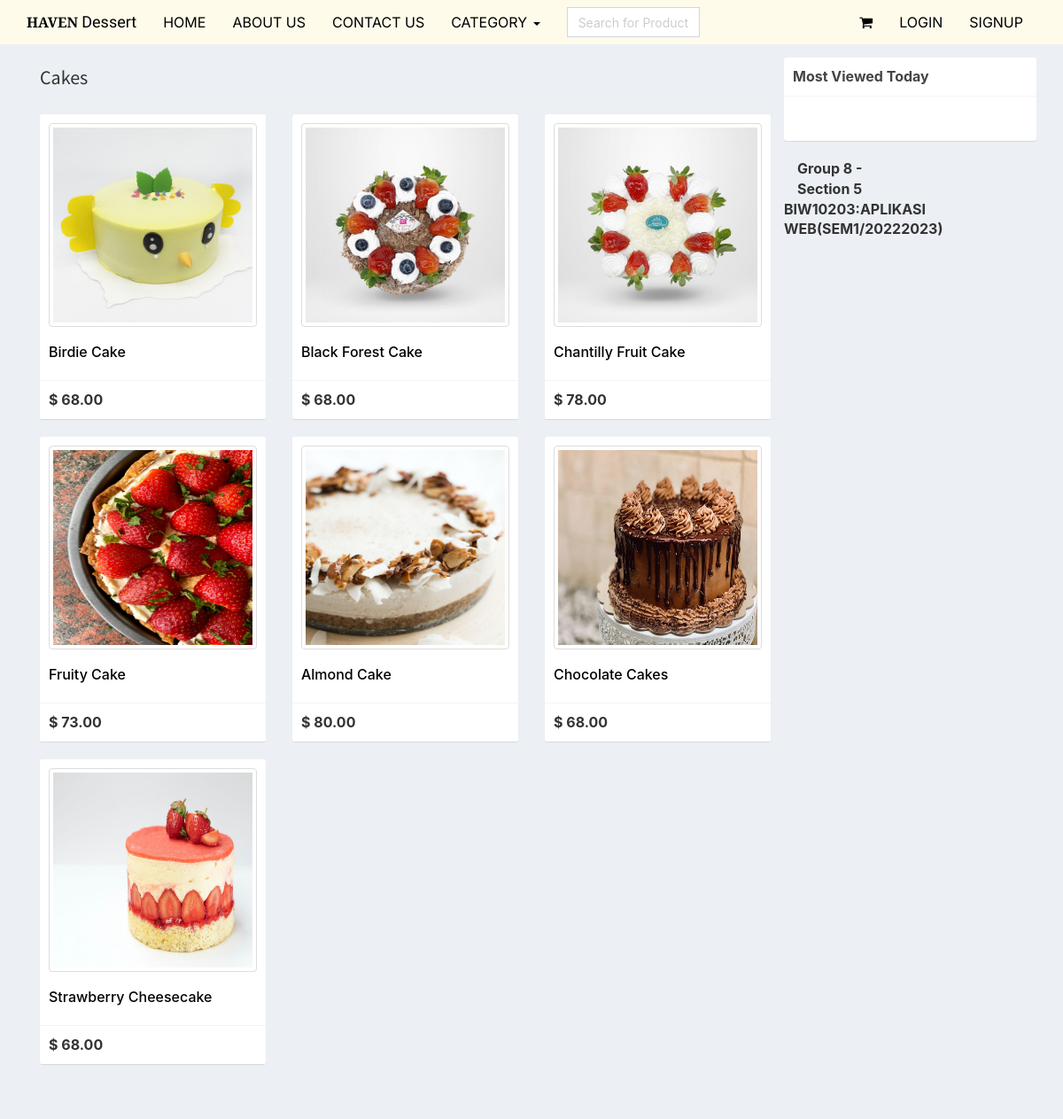
Page /category.php?category=cakes on the committed database.
### tables this page shows
CREATE TABLE `category` (
  `id` int(11) NOT NULL,
  `name` varchar(100) NOT NULL,
  `cat_slug` varchar(150) NOT NULL
);

CREATE TABLE `products` (
  `id` int(11) NOT NULL,
  `category_id` int(11) NOT NULL,
  `name` text NOT NULL,
  `description` text NOT NULL,
  `slug` varchar(200) NOT NULL,
  `price` double NOT NULL,
  `photo` varchar(200) NOT NULL,
  `date_view` date NOT NULL,
  `counter` int(11) NOT NULL
);

### category.php (the view, shortened to what this page needs)
<?php include 'includes/session.php'; ?>
<?php
	$slug = $_GET['category'];
	$conn = $pdo->open();
	try{
		$stmt = $conn->prepare("SELECT * FROM category WHERE cat_slug = :slug");
		$stmt->execute(['slug' => $slug]);
		$cat = $stmt->fetch();
		$catid = $cat['id'];
	}
	catch(PDOException $e){
		echo "There is some problem in connection: " . $e->getMessage();
	}
?>
<?php include 'includes/header.php'; ?>
<body class="hold-transition skin-blue layout-top-nav">
<div class="wrapper">
	<?php include 'includes/navbar.php'; ?>
	  <div class="content-wrapper">
	    <div class="container">
	      <section class="content">
	        <div class="row">
	        	<div class="col-sm-9">
		            <h1 class="page-header"><?php echo $cat['name']; ?></h1>
		       		<?php
		       			$conn = $pdo->open();
		       			try{
		       			 	$inc = 3;
						    $stmt = $conn->prepare("SELECT * FROM products WHERE category_id = :catid");
						    $stmt->execute(['catid' => $catid]);
						    foreach ($stmt as $row) {
						    	$image = (!empty($row['photo'])) ? 'images/'.$row['photo'] : 'images/noimage.jpg';
						    	$inc = ($inc == 3) ? 1 : $inc + 1;
	       						if($inc == 1) echo "<div class='row'>";
	       						echo "
	       							<div class='col-sm-4'>
	       								<div class='box box-solid'>
		       								<div class='box-body prod-body'>
		       									<img src='".$image."' width='100%' height='230px' class='thumbnail'>
		       									<h5><a href='product.php?product=".$row['slug']."'>".$row['name']."</a></h5>
		       								</div>
		       								<div class='box-footer'>
		       									<b>&#36; ".number_format($row['price'], 2)."</b>
		       								</div>
	       								</div>
	       							</div>
	       						";
	       						if($inc == 3) echo "</div>";
						    }
						    if($inc == 1) echo "<div class='col-sm-4'></div><div class='col-sm-4'></div></div>";
						}
						catch(PDOException $e){
							echo "There is some problem in connection: " . $e->getMessage();
						}
		       		?>
	        	</div>
	        	<div class="col-sm-3">
	        		<?php include 'includes/sidebar.php'; ?>
  	<?php include 'includes/footer.php'; ?>
</div>
</body>
</html>

### includes/header.php (style rules this page uses)
.prod-body { height:300px; }

### rows in the picture
category: name "Cakes"
products: photo (picture), name "Birdie Cake", price "68.00"
products: photo (picture), name "Black Forest Cake", price "68.00"
products: photo (picture), name "Chantilly Fruit Cake", price "78.00"
products: photo (picture), name "Fruity Cake", price "73.00"
products: photo (picture), name "Almond Cake", price "80.00"
products: photo (picture), name "Chocolate Cakes", price "68.00"
products: photo (picture), name "Strawberry Cheesecake", price "68.00"
